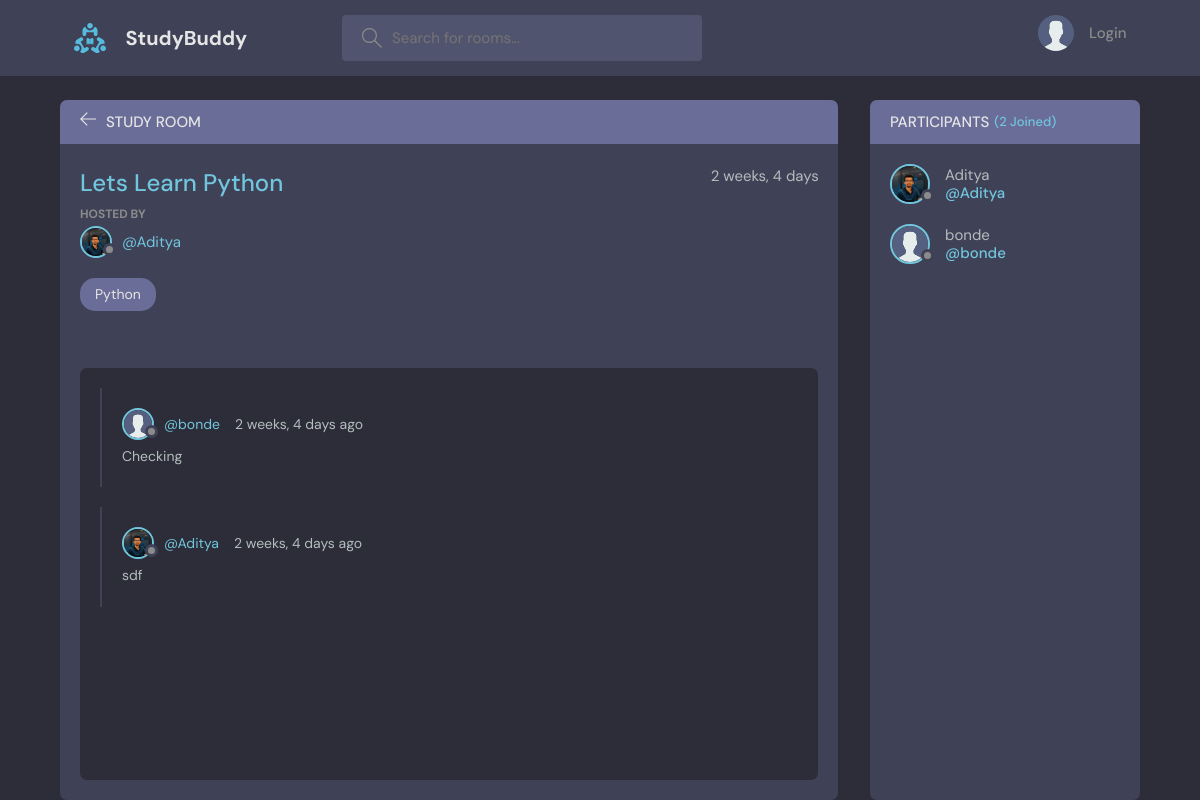
/room/1, run on the app's committed database.
### base/models.py (models this page shows, shortened)
class Room(models.Model):
    name = models.CharField(max_length=200)
    topic = models.ForeignKey(Topic, on_delete=models.SET_NULL, null=True)
    host = models.ForeignKey(User, on_delete=models.SET_NULL, null=True)
    description = models.TextField(null=True, blank=True)
    participants = models.ManyToManyField(User, related_name="participants", blank=True)
    updated = models.DateTimeField(auto_now=True)  # updated ts
    created = models.DateTimeField(auto_now_add=True)  # initial ts
    class Meta:
        ordering = ["-updated", "-created"]

class User(AbstractUser):
    name = models.CharField(max_length=200, null=True)
    email = models.EmailField(unique=True, null=True)
    bio = models.TextField(null=True)
    avatar = models.ImageField(null=True, default="avatar.svg")
    USERNAME_FIELD = "email"
    REQUIRED_FIELDS = []

class Topic(models.Model):
    name = models.CharField(max_length=200)
    def __str__(self):
        return self.name

class Message(models.Model):
    user = models.ForeignKey(User, on_delete=models.CASCADE)
    room = models.ForeignKey(Room, on_delete=models.CASCADE)
    body = models.TextField()
    updated = models.DateTimeField(auto_now=True)
    created = models.DateTimeField(auto_now_add=True)
    class Meta:
        ordering = ["-updated", "-created"]

### base/views.py (the view)
# urls.py: path('room/<str:pk>',views.getRoom),
def room(request, pk):
    room = Room.objects.get(id=pk)
    room_messages = room.message_set.all()  # reverse related object lookup.
    participants = room.participants.all()
    if request.method == "POST":
        message = Message.objects.create(
            user=request.user, room=room, body=request.POST.get("body")
        )
        room.participants.add(request.user)
        return redirect("room", pk=room.id)
    context = {
        "room": room,
        "room_messages": room_messages,
        "participants": participants,
    }
    return render(request, "base/room.html", context)

### base/templates/base/room.html (shortened to what this page needs)
{% extends 'main.html' %} {% block content %}
<main class="profile-page layout layout--2">
   <div class="container">
      <div class="room">
         <div class="room__top">
            <div class="room__topLeft">
               <a href="{% url 'home' %}">
                  <svg
                     version="1.1"
                     xmlns="http://www.w3.org/2000/svg"
                     width="32"
                     height="32"
                     viewBox="0 0 32 32"
                  >
                     <title>arrow-left</title>
                     <path
                        d="M13.723 2.286l-13.723 13.714 13.719 13.714 1.616-1.611-10.96-10.96h27.625v-2.286h-27.625l10.965-10.965-1.616-1.607z"
                     ></path>
                  </svg>
               </a>
               <h3>Study Room</h3>
            </div>
         </div>
         <div class="room__box scroll">
            <div class="room__header scroll">
               <div class="room__info">
                  <h3>{{room.name}}</h3>
                  <span>{{room.created|timesince}}</span>
               </div>
               <div class="room__hosted">
                  <p>Hosted By</p>
                  <a href="{% url 'user-profile' room.host.id %}" class="room__author">
                     <div class="avatar avatar--small">
                        <img src="{{room.host.avatar.url}}" />
                     </div>
                     <span>@{{room.host.username}}</span>
                  </a>
               </div>
               <span class="room__topics">{{room.topic}}</span>
            </div>
            <div class="room__conversation">
               <div class="threads scroll">
                  {% for message in room_messages %}
                  <div class="thread">
                     <div class="thread__top">
                        <div class="thread__author">
                           <a href="{% url 'user-profile' message.user.id %}" class="thread__authorInfo">
                              <div class="avatar avatar--small">
                                 <img src="{{message.user.avatar.url}}" />
                              </div>
                              <span>@{{message.user.username}}</span>
                           </a>
                           <span class="thread__date">{{message.created|timesince}} ago</span>
                        </div>
                     </div>
                     <div class="thread__details">{{message.body}}</div>
                  </div>
                  {% endfor %}
               </div>
            </div>
         </div>
      </div>
      <div class="participants">
         <h3 class="participants__top">Participants <span>({{participants.count}} Joined)</span></h3>
         <div class="participants__list scroll">
            {% for user in participants%}
            <a href="{% url 'user-profile' user.id %}" class="participant">
               <div class="avatar avatar--medium">
                  <img src="{{user.avatar.url}}" />
               </div>
               <p>
                  {{user.username}}
                  <span>@{{user.username}}</span>
               </p>
            </a>
            {% endfor %}
         </div>
      </div>
   </div>
</main>
{% endblock content%}

### data on the page
Room: name "Lets Learn Python", created "2 weeks, 4 days", host.avatar (picture), host.username "Aditya", topic "Python"
Message: user.avatar (placeholder picture), user.username "bonde", created "2 weeks, 4 days", body "Checking"
Message: user.avatar (picture), user.username "Aditya", created "2 weeks, 4 days", body "sdf"
User: avatar (picture), username "Aditya"
User: avatar (placeholder picture), username "bonde"

### other printed values
{{ participants.count }} "2"
